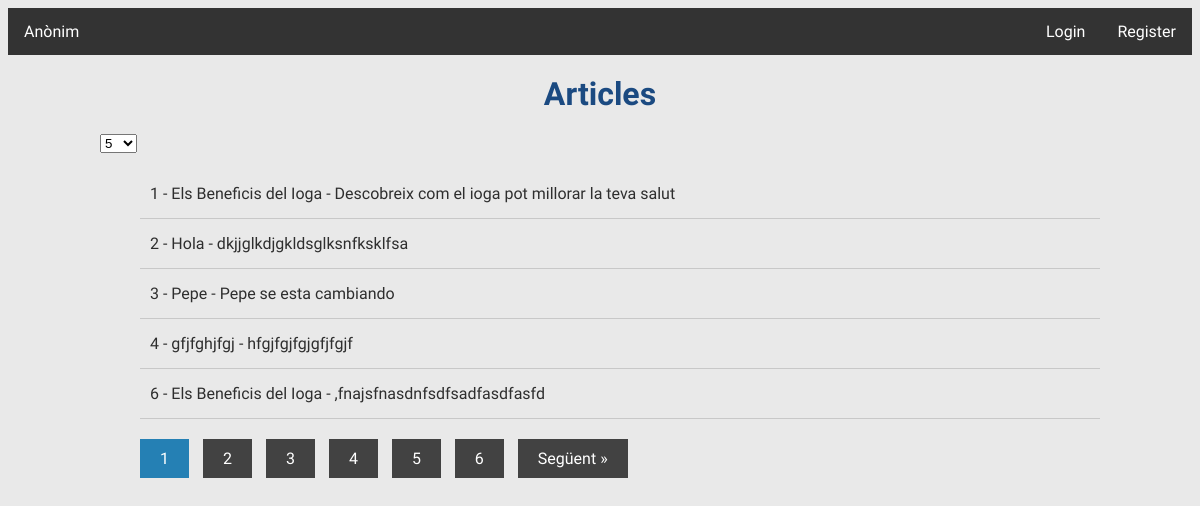
Before: / with the older database file.
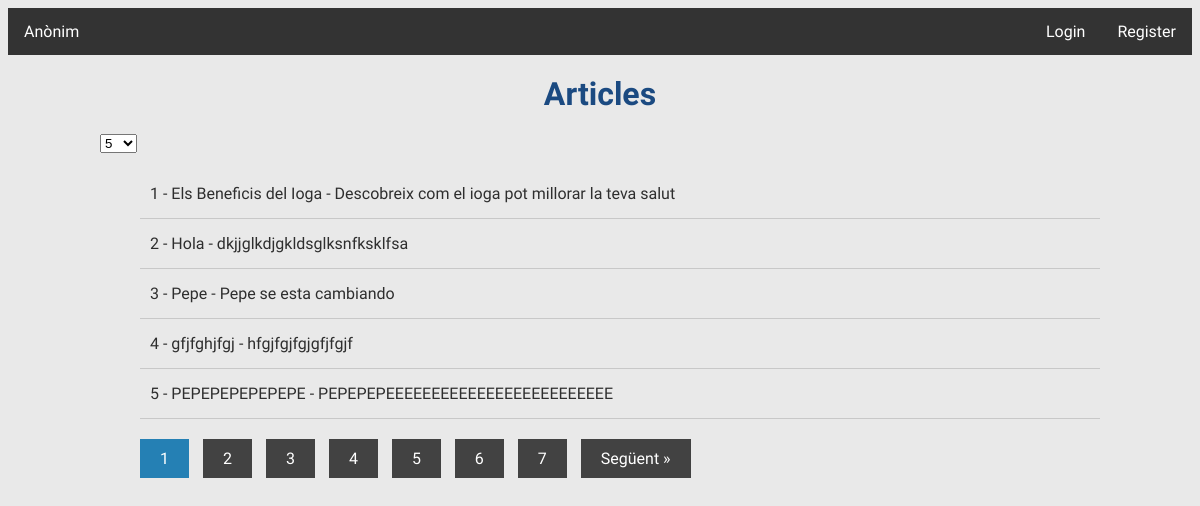
After: the same page with the newer database file.
### tables this page shows
CREATE TABLE IF NOT EXISTS `articles` (
  `ID` int(2) NOT NULL,
  `art` text NOT NULL,
  `Títol` text NOT NULL,
  `user_dni` varchar(9) DEFAULT NULL,
  PRIMARY KEY (`ID`),
  KEY `user_dni` (`user_dni`)
);

### index.php (the view, shortened to what this page needs)
<?php
if (!isset($_SESSION['dni'])) {
    if (!isset($_GET['pagina'])) {
        $pagina = 1;
    } else {
        $pagina = $_GET['pagina'];
    }
    $numArt = Articles();
    $numArticles = totalArticles();
    $pagines = ceil($numArticles / $numArt);
    $inici = ($pagina - 1) * $numArt;
    $art = getArticles($inici, $numArt);
    include 'vista/index.vista.php';
}
function getArticles($inici, $numArt)
{
    $conn = connexion();
    $sql = "SELECT * FROM articles LIMIT $inici, $numArt";
    $result = $conn->query($sql);
    $art = '';
    while ($row = $result->fetch(PDO::FETCH_ASSOC)) {
        $art .= '<li>' . $row['ID'] . ' - ' . $row['Títol'] . ' - ' . $row['art'] . '</li>';
    }
    return $art;
}
function totalArticles()
{
    try {
        $conn = connexion();
        $sql = "SELECT COUNT(*) FROM articles";
        $result = $conn->query($sql);
        $numArticles = $result->fetchColumn();
        return $numArticles;
    } catch (PDOException $e) {
        echo "Error: " . $e->getMessage();
    }
}
function Articles()
{
    return $_SESSION['numArt'];
}
?>

### vista/index.vista.php (shortened to what this page needs)
<!DOCTYPE html>
<html lang="en">
<head>
	<link rel="stylesheet" href="Estils/estils.css">
</head>
<body>
<ul class="ull">
<li class="liii"><a class="lia">Anònim</a></li>
  <li class="lii"><a class="lia" href="model/register.php">Register</a></li>
  <li class="lii"><a class="lia" href="model/login.php">Login</a></li>
</ul>
	<div class="contenidor">
		<h1>Articles</h1>
		<form action="<?php echo $_SERVER['PHP_SELF'] ?>" method="get">
			<select name="numart" id="numart" onchange="this.form.submit()">
				<option value="5" <?php if ($numArt == 5) echo "selected"; ?>>5</option>
			</select>
		</form>
		<section class="articles">
			<ul>
				<?php echo $art; ?>
			</ul>
		</section>
		<section class="paginacio">
			<ul class="pagination">
				<?php for ($i = 1; $i <= $pagines; $i++) : ?>
					<li class="page-item <?php echo ($i == $pagina) ? 'active' : ''; ?>">
						<a class="page-link" href="<?php echo "index.php?pagina=" . $i ?>">
							<?php echo $i; ?>
						</a>
					</li>
				<?php endfor; ?>
				<?php if ($pagina < $pagines) : ?>
					<li class="page-item">
						<a class="page-link" href="<?php echo "index.php?pagina=" . ($pagina + 1) ?>">Següent &raquo;</a>
					</li>
				<?php endif; ?>
			</ul>
		</section>
	</div>
</body>
</html>

### Estils/estils.css (style rules this page uses)
.ull { list-style-type: none; margin: 0; padding: 0; overflow: hidden; background-color: #333; }
.lii { float: right; }
.liii { float: left; }
.lia { display: block; color: white; text-align: center; padding: 14px 16px; text-decoration: none; }
body { background: #e9e9e9; color: #2e2e2e; font-family: 'Open Sans Condensed', sans-serif; }
.contenidor { width: 90%; max-width: 1000px; margin: auto; }
h1 { margin: 20px 0; text-align: center; font-family: 'Open Sans Condensed', sans-serif; color: #1b4a81; font-weight: black; }
.contenidor .articles { margin-bottom: 20px; }
.contenidor .articles ul { list-style: none; }
.contenidor .articles ul li { padding:15px 10px; border-bottom: 1px solid #c8c8c8; }
.paginacio ul { list-style: none; }
.paginacio ul li { display: inline-block; margin-right: 10px; }
.paginacio ul .active a { background: #2580b4; }
.paginacio ul li a { display: inline-block; font-family: 'Open Sans Condensed', sans-serif; padding: 10px 20px; background: #424242; color:#fff; text-decoration: none; }

Changed rows visible on the page:
no longer on this page (row unchanged): articles: ID "6", Títol "Els Beneficis del Ioga", art ",fnajsfnasdnfsdfsadfasdfasfd"
added articles: ID "5", Títol "PEPEPEPEPEPEPE", art "PEPEPEPEEEEEEEEEEEEEEEEEEEEEEEEE"
Other visible differences:
new list line: "7"
